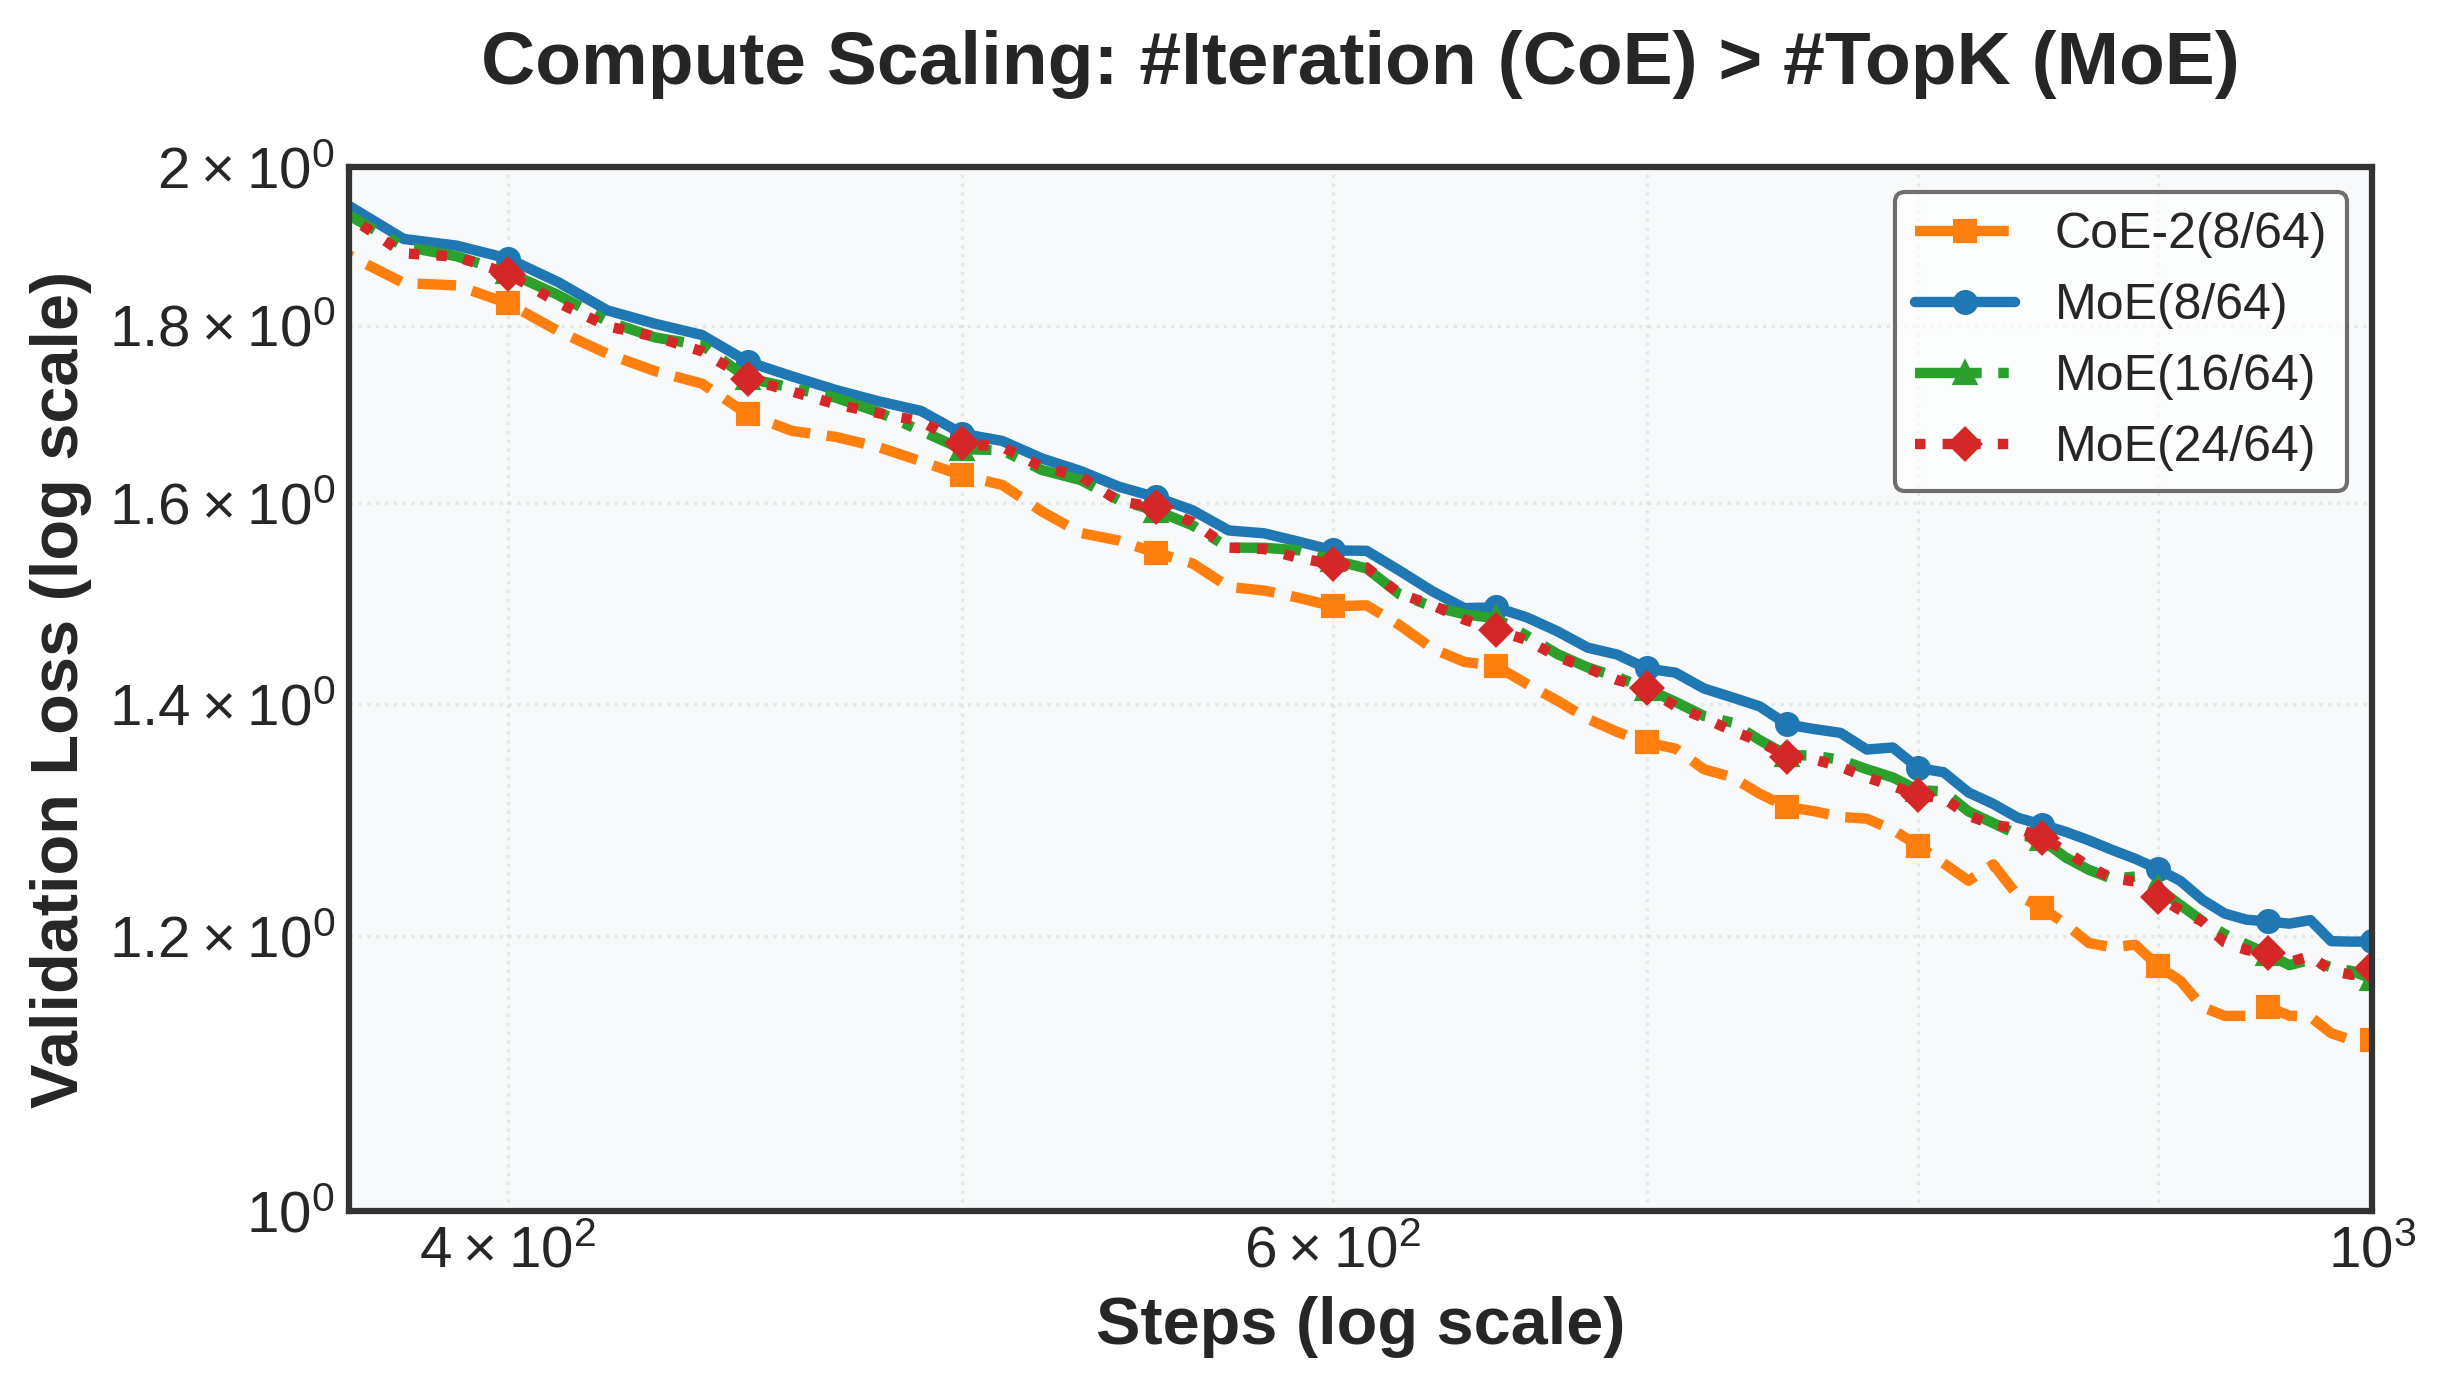

Generate this figure with Python:
import matplotlib.pyplot as plt
import numpy as np
import matplotlib as mpl

# Set better aesthetics
plt.style.use('seaborn-v0_8-whitegrid')
# Using default font family
mpl.rcParams['font.size'] = 14
mpl.rcParams['axes.linewidth'] = 1.5
mpl.rcParams['axes.edgecolor'] = '#333333'

# Read data from the TSV file
import pandas as pd

# Load the data
data = pd.read_csv('data.tsv', sep='\t')

# Extract steps and all columns
steps = data['Step'].values

# Define column names and pretty labels
columns = ['64ept-8tpk-2itr', '64ept-8tpk-1itr', '64ept-16tpk-1itr', '64ept-24tpk-1itr']
labels = ['CoE-2(8/64)', 'MoE(8/64)', 'MoE(16/64)', 'MoE(24/64)']

# Plot with better aesthetics
plt.figure(figsize=(12*0.7, 7*0.7))

# Find the index where steps >= 100
start_idx = np.where(steps >= 100)[0]
start_idx = 0 if len(start_idx) == 0 else start_idx[0]

# Define colors and markers
colors = ['#ff7f0e', '#1f77b4', '#2ca02c', '#d62728']
markers = ['s', 'o', '^', 'D']
linestyles = ['--', '-', '-.', ':']

# Create plot with log scales for all columns
for i, (column, label) in enumerate(zip(columns, labels)):
    plt.loglog(steps[start_idx:], data[column].values[start_idx:], 
               label=label, 
               linestyle=linestyles[i], 
               linewidth=2.5,
               marker=markers[i],
               markersize=5,
               markevery=5,
               color=colors[i])

# Add better labels and title
plt.xlabel('Steps (log scale)', fontweight='bold', fontsize=16)
plt.ylabel('Validation Loss (log scale)', fontweight='bold', fontsize=16)
plt.title('Compute Scaling: #Iteration (CoE) > #TopK (MoE)', 
          fontweight='bold', fontsize=18, pad=20)

# Improve legend
plt.legend(frameon=True, fontsize=12, framealpha=0.7, 
           edgecolor='#333333', loc='upper right')

# Add minor grid lines
plt.grid(True, which='minor', linestyle=':', alpha=0.4)
plt.grid(True, which='major', linestyle='-', alpha=0.5)

# No annotation

# Adjust axis limits to focus on the important part
plt.xlim(370, 1000)
plt.ylim(1, 2)

# Add a subtle background color
plt.gca().set_facecolor('#f8f9fa')

# Save with higher DPI for better quality
plt.tight_layout()
plt.savefig('plot_scal.png', dpi=300, bbox_inches='tight')
plt.show()